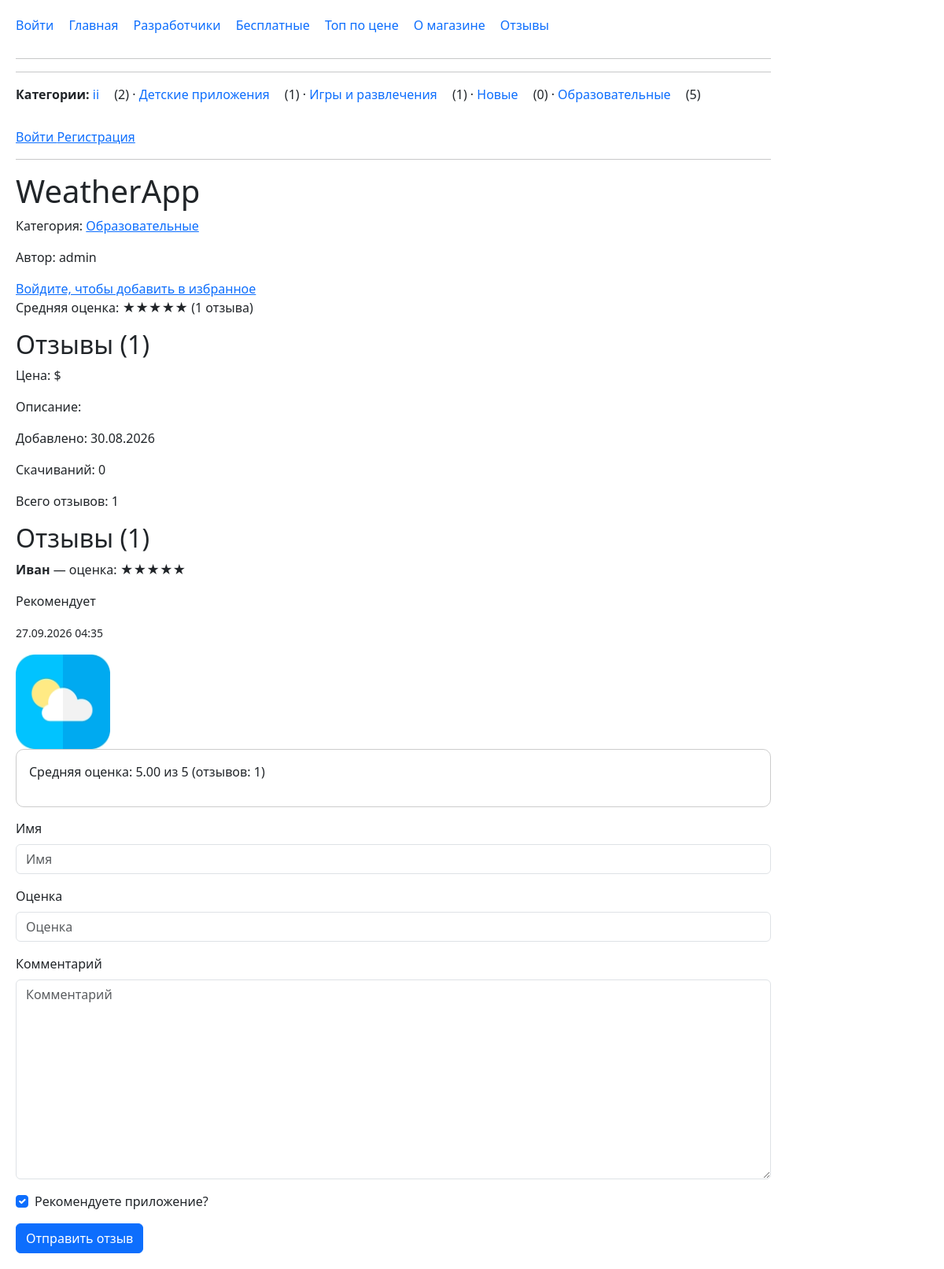
/app/3/WeatherApp/, run on the app's committed database.
### mainapp/models.py (models this page shows, shortened)
class Category(models.Model):
    name = models.CharField(max_length=50)
    icon = models.ImageField(
        upload_to='categories/',
        blank=True,
        validators=[
            FileExtensionValidator(
                allowed_extensions=['png', 'jpg', 'jpeg', 'webp']
            )
        ],
    )

class App(models.Model):
    name = models.CharField(max_length=200)
    description = models.TextField(blank=True)
    created_at = models.DateTimeField(auto_now_add=True)
    downloads = models.PositiveIntegerField(default=0)
    price = models.DecimalField(
        max_digits=10,
        decimal_places=2,
        default=0,
        validators=[
            MinValueValidator(
                0,
                message='Цена не может быть отрицательной.'
            ),
        ],
    )
    objects = models.Manager.from_queryset(AppQuerySet)()
    category = models.ForeignKey(
        Category,
        on_delete=models.CASCADE,
        null=True,
        blank=True,
        related_name='apps',
    )
    rating_avg = models.DecimalField(
        max_digits=3,
        decimal_places=2,
        default=0,
        editable=False,
    )
    rating_count = models.PositiveIntegerField(
        default=0,
        editable=False,
    )
    icon = models.ImageField(
        upload_to='icons/',
        blank=True,
    )
    author = models.ForeignKey(
        User,
        on_delete=models.SET_NULL,
        null=True,
        blank=True,
        related_name='apps',
    )
    favorited_by = models.ManyToManyField(
        User,
        related_name='favorite_apps',
        blank=True,
    )
    buyers = models.ManyToManyField(
        User,
        through='Purchase',
        related_name='purchased_apps',
        blank=True,
    )

class Review(models.Model):
    name = models.CharField(max_length=100)
    app = models.ForeignKey(App, on_delete=models.CASCADE)
    comment = models.TextField()
    text = models.TextField()
    recommended = models.BooleanField(default=True)
    created_at = models.DateTimeField(auto_now_add=True)
    rating = models.PositiveIntegerField(
        validators=[
            MinValueValidator(
                1,
                message='Оценка не может быть меньше 1.'
            ),
            MaxValueValidator(
                5,
                message='Оценка не может быть больше 5.'
            ),
        ],
    )

### mainapp/views.py (the view)
# urls.py: path('app/<int:app_id>/<str:app_name>/',views.AppDetailView.as_view(),name='app_detail',),
class AppDetailView(DetailView):
    model = App
    template_name = 'mainapp/app_detail.html'
    context_object_name = 'app'
    pk_url_kwarg = 'app_id'
    def get_queryset(self):
        return App.objects.select_related('author', 'category')
    def get_context_data(self, **kwargs):
        context = super().get_context_data(**kwargs)
        app = self.object
        context['reviews'] = app.review_set.order_by('-created_at')
        context['form'] = ReviewForm(user=self.request.user)
        context['is_favorite'] = (
            self.request.user.is_authenticated
            and app.favorited_by.filter(id=self.request.user.id).exists()
        )
        if self.request.user.is_authenticated:
            context['purchase'] = Purchase.objects.filter(
                user=self.request.user,
                app=app,
            ).first()
        else:
            context['purchase'] = None
        return context

### mainapp/forms.py (shortened to what this page needs)
class ReviewForm(forms.ModelForm):
    def __init__(self, *args, user=None, **kwargs):
        super().__init__(*args, **kwargs)
        if user is not None and user.is_authenticated:
            self.fields.pop('name', None)
    class Meta:
        model = Review
        fields = ['name', 'rating', 'comment', 'recommended']
        labels = {
            'name': 'Имя',
            'rating': 'Оценка',
            'comment': 'Комментарий',
            'recommended': 'Рекомендуете приложение?',
        }

### mainapp/context_processors.py (called while the page is built)
def store_menu(request):
    nav_categories = (
        Category.objects
        .annotate(apps_count=Count('apps'))
        .order_by('name')
    )
    return {
        'nav_categories': nav_categories,
    }

### mainapp/templatetags/store_tags.py (called while the page is built)
@register.filter
def stars(value):
    try:
        value = int(value)
    except (TypeError, ValueError):
        return ''
    return '★' * value + '☆' * (5 - value)

### mainapp/templates/mainapp/app_detail.html (shortened to what this page needs)
{% extends 'mainapp/base.html' %}
{% load django_bootstrap5 %}
{% load store_tags %}
{% block content %}
<h1>{{ app.name }}</h1>
<p>
    Категория:
    {% if app.category %}
     <a href="{% url 'mainapp:category_detail' app.category.id app.category.name %}">
    {{ app.category.name }}
    </a>
    {% endif %}
</p>
<p>
    Автор:
    {% if app.author %}
        {{ app.author.username }}
    {% else %}
        не указан
    {% endif %}
</p>
{% if request.user.is_authenticated %}
    <form method="post"
          action="{% url 'mainapp:toggle_favorite' app.id %}"
          style="display:inline;">
        {% csrf_token %}
        {% if is_favorite %}
            <button type="submit">
                Убрать из избранного
            </button>
        {% else %}
            <button type="submit">
                Добавить в избранное
            </button>
        {% endif %}
    </form>
{% else %}
    <a href="{% url 'mainapp:login' %}?next={% url 'mainapp:app_detail' app.id app.name %}">
        Войдите, чтобы добавить в избранное
    </a>
{% endif %}
{% if app.rating_count > 0 %}
    <p>
        Средняя оценка:
            {{ app.rating_avg|stars }}
            ({{ app.rating_count }} отзыва)
    </p>
{% else %}
    <p>Оценок пока нет.</p>
{% endif %}
<h2>Отзывы ({{ app.rating_count }})</h2>
{% if app.price == 0 %}
    <p>Цена: 150.00 $</p>
{% else %}
    <p>Цена: {{ app.get_price_label }} $</p>
{% endif %}
<p>Описание: {{ app.description }}</p>
<p>Добавлено: {{ app.created_at|date:"d.m.Y" }}</p>
<p>Скачиваний: {{ app.downloads }}</p>
<p>Всего отзывов: {{ app.review_set.count }}</p>
<section>
    <h2>Отзывы ({{ reviews|length }})</h2>
        {% for review in reviews %}
        <article>
            <p>
                <strong>{{ review.name }}</strong>
                — оценка: {{ review.rating|stars }}
            </p>
            <p>
                {% if review.recommended %}
                    Рекомендует
                {% else %}
                    Не рекомендует
                {% endif %}
            </p>
            <p>
                <small>{{ review.created_at|date:"d.m.Y H:i" }}</small>
            </p>
        </article>
    {% empty %}
        <p>Отзывов пока нет. Будьте первым!</p>
    {% endfor %}
</section>
{% if app.icon %}
    <img src="{{ app.icon.url }}"
         alt="{{ app.name }}"
         width="120">
{% else %}
    <p>Иконка не загружена.</p>
{% endif %}
<div class="app-card">
{% if app.rating_count > 0 %}
    <p>
        Средняя оценка: {{ app.rating_avg }} из 5
        (отзывов: {{ app.rating_count }})
    </p>
{% else %}
    <p>Оценок пока нет.</p>
{% endif %}
</div>
     <form method="post" action="{% url 'mainapp:add_review' app.id %}">
        {% bootstrap_form form %}
        <button type="submit" class="btn btn-primary">
            Отправить отзыв
        </button>
    </form>
{% endblock %}

### mainapp/templates/mainapp/base.html (shortened to what this page needs)
{% load static %}
{% load django_bootstrap5 %}
<!DOCTYPE html>
<html lang="ru">
<head>
    <link rel="stylesheet" href="{% static 'mainapp/style.css' %}">
{% bootstrap_css %}
</head>
<nav>
    <a href="{% url 'mainapp:login' %}">Войти</a>
    <a href="{% url 'mainapp:home' %}">Главная</a>
    <a href="{% url 'mainapp:developers' %}">Разработчики</a>
    <a href="{% url 'mainapp:free' %}">Бесплатные</a>
    <a href="{% url 'mainapp:top' %}">Топ по цене</a>
    <a href="{% url 'mainapp:about' %}">О магазине</a>
    <a href="{% url 'mainapp:reviews' %}">Отзывы</a>
</nav>
<hr>
<hr>
<nav>
    <strong>Категории:</strong>
    {% for category in nav_categories %}
        <a href="{% url 'mainapp:category_detail' category.id category.name %}">
            {{ category.name }}
        </a>
        ({{ category.apps_count }})
        {% if not forloop.last %}
            ·
        {% endif %}
    {% empty %}
        Категорий пока нет.
    {% endfor %}
</nav>
{% if request.user.is_authenticated %}
    <span>{{ request.user.username }}</span>
    <a href="{% url 'mainapp:my_apps' %}">
        Мои приложения
    </a>
    <a href="{% url 'mainapp:favorites' %}">
        Избранное ({{ request.user.favorite_apps.count }})
    </a>
    <a href="{% url 'mainapp:my_purchases' %}">
    Мои покупки
    </a>
    {% if request.user.is_staff %}
    <a href="{% url 'mainapp:bulk_discount' %}">
        Массовая скидка
    </a>
    <a href="{% url 'mainapp:edit_categories' %}">
        Редактировать категории
    </a>
    {% endif %}
    <form method="post"
          action="{% url 'mainapp:logout' %}"
          style="display:inline;">
        {% csrf_token %}
        <button type="submit">Выйти</button>
    </form>
{% else %}
    <a href="{% url 'mainapp:login' %}">
        Войти
    </a>
    <a href="{% url 'mainapp:register' %}">
        Регистрация
    </a>
{% endif %}
<hr>
{% block content %}
{% endblock %}
</body>
</html>

### mainapp/static/mainapp/style.css (style rules this page uses)
nav { margin-bottom: 30px; }
nav a { margin-right: 15px; text-decoration: none; }
.app-card { border: 1px solid #ccc; padding: 16px; margin-bottom: 15px; border-radius: 10px; }

### data on the page
Category: name "ii", apps_count "2"
Category: name "Детские приложения", apps_count "1"
Category: name "Игры и развлечения", apps_count "1"
Category: name "Новые", apps_count "0"
Category: name "Образовательные", apps_count "5"
App: name "WeatherApp", category.name "Образовательные", author.username "admin", rating_avg|stars "★★★★★", rating_count "1", created_at "30.08.2026", downloads "0", review_set.count "1", icon (picture), rating_avg "5.00"
Review: name "Иван", rating|stars "★★★★★", recommended "Рекомендует", created_at "27.09.2026 04:35"

### other printed values
{{ reviews|length }} "1"
